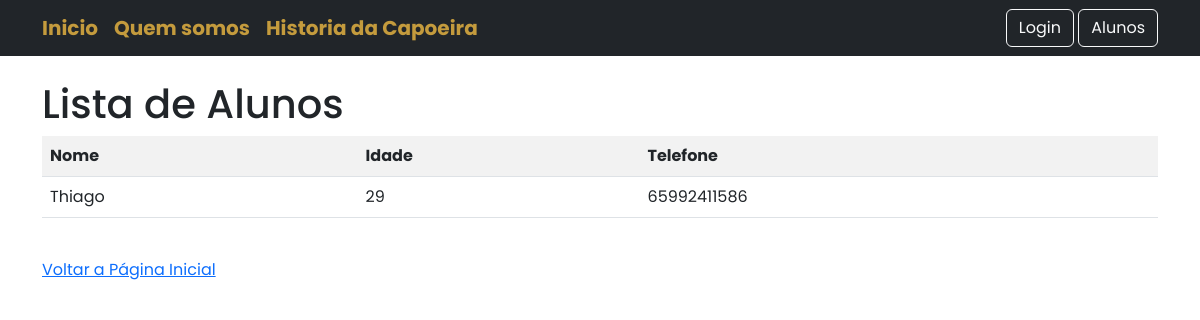
Page /alunos/ on the earlier database version.
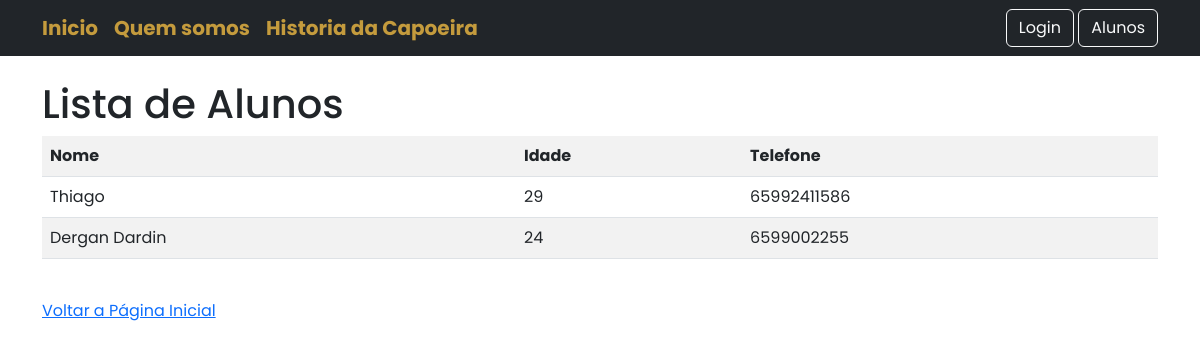
Same page on the later database version.
### app_management/models.py (models this page shows, shortened)
class Aluno(models.Model):
    nome = models.CharField(max_length=100)
    idade = models.IntegerField()
    telefone = models.CharField(max_length=20)
    data_cadastro = models.DateField(auto_now_add=True)

### app_management/views.py (the view)
def listar_alunos(request):
    alunos = Aluno.objects.all()
    return render(request, 'listar_alunos.html', {'alunos': alunos})

### app_management/templates/listar_alunos.html (shortened to what this page needs)
{% extends 'home.html' %}
{% block content %}
    <h1>Lista de Alunos</h1>
    <table class="table table-striped">
        <tr>
            <th>Nome</th>
            <th>Idade</th>
            <th>Telefone</th>
        </tr>
        {% for aluno in alunos %}
        <tr>
            <td>{{ aluno.nome }}</td>
            <td>{{ aluno.idade }}</td>
            <td>{{ aluno.telefone }}</td>
        </tr>
        {% endfor %}
    </table>
    <br>
    <a href="/">Voltar a Página Inicial</a>
    {% endblock %}

Differences in the rows shown:
added Aluno: nome "Dergan Dardin", idade "24", telefone "6599002255"
